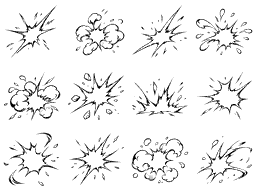
#> input picture dist/assets/fx/impact-bursts-mono-v123.png, 256 x 192 px, found by its file name
$ python upscale-contact-atlas-v456.py
#> lines starting #> are read from the running program, lines starting #| are printed output that depends on the picture
"""V456: reconstruct the approved 12 monochrome contact sprites at 4x.
No redraw, no new shapes. Resample premultiplied RGBA separately per cell
to preserve ink, transparency and halftone while reducing stair-step edges.
"""
from pathlib import Path
from PIL import Image, ImageFilter, ImageChops, ImageStat
ROOT=Path("dist/assets/fx")
SRC=ROOT/"impact-bursts-mono-v123.png"
DST=ROOT/"impact-bursts-mono-v456-hd.png"
CELL=64
SCALE=4
def main():
    with Image.open(SRC) as f: original=f.convert("RGBA")
#> f is the input picture: PIL image 256x192 P; mean R, G, B, A 31.4, 31.4, 31.4, 45.5
    assert original.size==(256,192)
    atlas=Image.new("RGBA",(1024,768))
#> atlas: PIL image 1024x768 RGBA; every value is 0
    for i in range(12):
        x,y=i%4*CELL,i//4*CELL
        tile=original.crop((x,y,x+CELL,y+CELL))
        # Premultiply before interpolation, so transparent RGB cannot
        # contaminate the outline. Smooth subpixel steps, not the whole art.
        premul=tile.convert("RGBa")
        enlarged=premul.resize((256,256),Image.Resampling.LANCZOS)
        # Pillow filters RGBa via individual bands (including alpha).
        bands=[band.filter(ImageFilter.GaussianBlur(.75)) for band in enlarged.split()]
        enlarged=Image.merge("RGBa",bands).convert("RGBA")
        assert enlarged.getchannel("A").getbbox()
        # Verify that the resampled shape still matches the source at its
        # original scale and that neutral monochrome ink stays neutral.
        back=enlarged.resize((64,64),Image.Resampling.LANCZOS)
        diff=ImageChops.difference(tile.getchannel("A"),back.getchannel("A"))
        assert ImageStat.Stat(diff).mean[0]<12,(i,ImageStat.Stat(diff).mean)
        r,g,b,a=enlarged.split()
        assert ImageChops.difference(r,g).getbbox() is None
        assert ImageChops.difference(g,b).getbbox() is None
        atlas.paste(enlarged,(x*SCALE,y*SCALE))
#> this loop made 12 passes
#> pass 1, in main, `tile=original.crop((x,y,x+CELL,y+CELL))`:
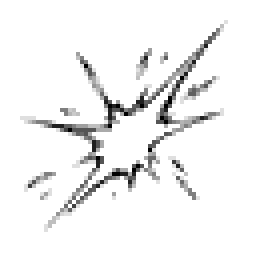
#> tile: PIL image 64x64 RGBA (shown 4 times larger); mean R, G, B, A 18.1, 18.1, 18.1, 30.8; transparent parts drawn white
#> pass 1, in main, `enlarged=premul.resize((256,256),Image.Resampling.LANCZOS)`:
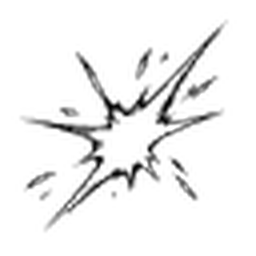
#> enlarged: PIL image 256x256 RGBa; mean R, G, B, A 17.7, 17.7, 17.7, 31.3; transparent parts drawn white
#> after the loop:
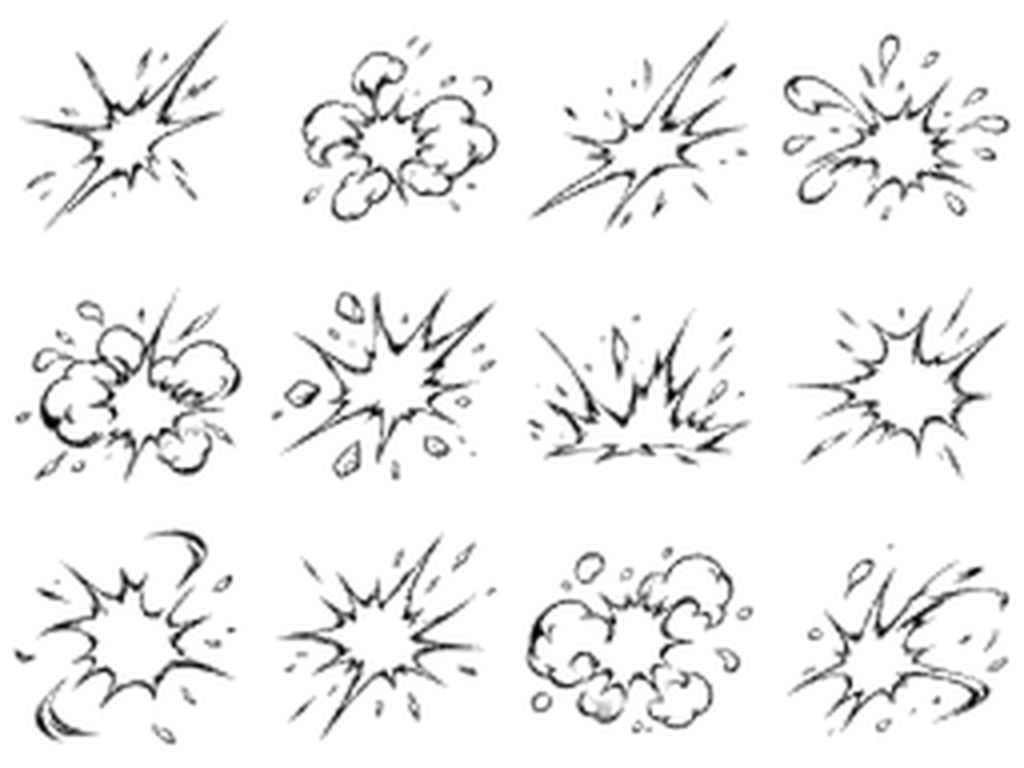
#> atlas: PIL image 1024x768 RGBA; mean R, G, B, A 37.2, 37.2, 37.2, 46; transparent parts drawn white
#> after the loop:
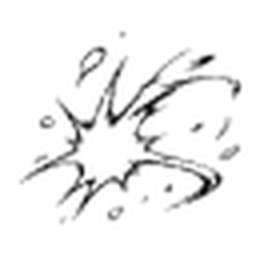
#> enlarged: PIL image 256x256 RGBA; mean R, G, B, A 28.2, 28.2, 28.2, 36.3; transparent parts drawn white
    atlas.save(DST,"PNG",optimize=True)
#> (the run stopped early here; a loop or call above may not have finished)

$ run again, with dist/assets/fx/impact-bursts-mono-v122.png copied over dist/assets/fx/impact-bursts-mono-v123.png
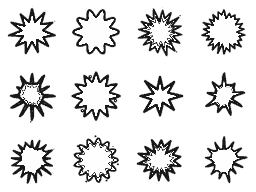
#> input picture dist/assets/fx/impact-bursts-mono-v122.png, 256 x 192 px, found by its file name
#> in main, f is the input picture: PIL image 256x192 P; mean R, G, B, A 36.6, 36.6, 36.6, 65.4
#> the loop in main, `for i in range(12):` made 12 passes
#> pass 1, in main, `enlarged=premul.resize((256,256),Image.Resampling.LANCZOS)`:
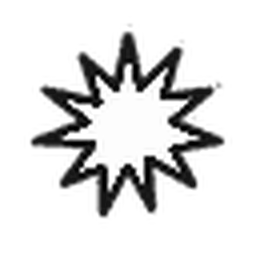
#> enlarged: PIL image 256x256 RGBa; mean R, G, B, A 31.1, 31.1, 31.1, 63.1; transparent parts drawn white
#> after the loop in main, `for i in range(12):`:
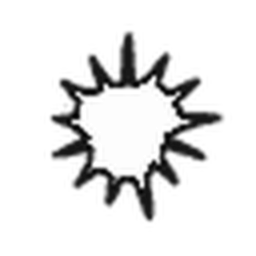
#> enlarged: PIL image 256x256 RGBA; mean R, G, B, A 29.5, 29.5, 29.5, 52.4; transparent parts drawn white
